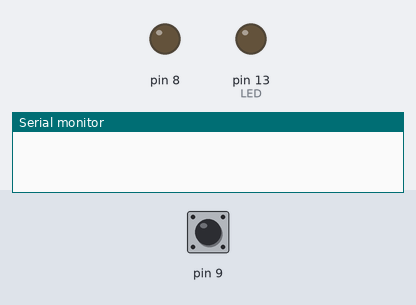
This sketch was run on a simulated Arduino Mega 2560, built with avr-gcc and run on an emulated ATmega2560. On the bench: output pins drawn as LEDs (lit = HIGH), the last lines printed to the serial monitor. The inputs (shaded band) are chosen by the test bench; at power-on: pin 9 HIGH.

Above: at 0.8 s.
0.9 s: pin 9 pulled LOW for 3.2 s
At 4.6 s:
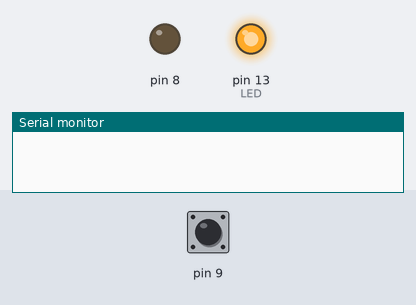
5.6 s: pin 9 pulled LOW for 3.2 s
At 8.5 s:
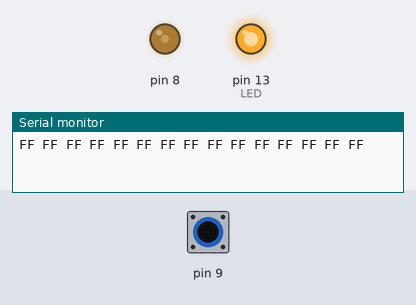
10.3 s: pin 9 pulled LOW for 1 s
At 11.7 s:
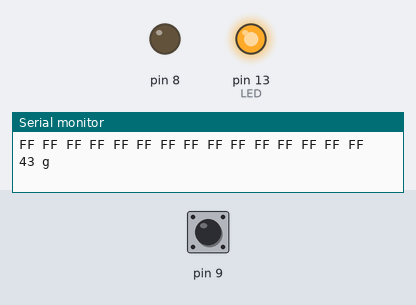
Timing chart, 0 to 13.3 s (numbered marks = the images above; inputs shaded):
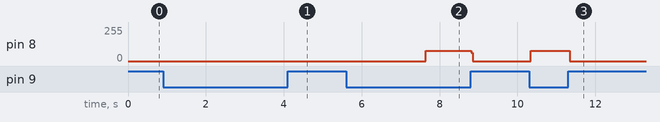

Measured:
- after the input at 0.9 s, pin 13 (LED): LOW → HIGH after 3.0 s
- after the input at 5.6 s, pin 8: 0/255 → 76/255 after 2.0 s, → 0/255 1.2 s later
- after the input at 10.3 s, pin 8: 0/255 → 76/255 at once, → 0/255 1.0 s later

The sketch:

ArdFoodMangSketch.ino
```cpp
/*

  PN532 reads the tag by Arduino mega/Leonardo
  command list:

  #wake up reader
  send: 55 55 00 00 00 00 00 00 00 00 00 00 00 00 00 00 ff 03 fd d4 14 01 17 00
  return: 00 00 FF 00 FF 00 00 00 FF 02 FE D5 15 16 00

  #get firmware
  send: 00 00 FF 02 FE D4 02 2A 00
  return: 00 00 FF 00 FF 00 00 00 FF 06 FA D5 03 32 01 06 07 E8 00

  #read the tag
  send: 00 00 FF 04 FC D4 4A 01 00 E1 00
  return: 00 00 FF 00 FF 00 00 00 FF 0C F4 D5 4B 01 01 00 04 08 04 XX XX XX XX 5A 00
  XX is tag.

*/

const unsigned char wake[24] = {0x55, 0x55, 0x00, 0x00, 0x00, 0x00, 0x00, 0x00, 0x00, 0x00, 0x00, 0x00, 0x00, 0x00, 0x00, 0x00, 0xff, 0x03, 0xfd, 0xd4, 0x14, 0x01, 0x17, 0x00}; //wake up NFC module
const unsigned char firmware[9] = {0x00, 0x00, 0xFF, 0x02, 0xFE, 0xD4, 0x02, 0x2A, 0x00}; //
const unsigned char tag[11] = {0x00, 0x00, 0xFF, 0x04, 0xFC, 0xD4, 0x4A, 0x01, 0x00, 0xE1, 0x00}; //detecting tag command

unsigned char receive_ACK[25];//Command receiving buffer
int inByte = 0;               //incoming serial byte buffer

int LED = 13;
long Weight = 0;    //定义一个变量用于存放承重的重量，单位为g
int Weighti = 0;

#include "HX711.h"          //调用24bitAD HX711库 秤
HX711 HX711_CH0(8, 9, 750); //SCK,DT,GapValue
//SCK引脚用于arduino和HX711模块通讯的时序提供
//DT引脚用于从HX711读取AD的数据
//GapValue用于校准输出的重量值，如果数值偏大就加大该值，如果数据偏小就减小该值

#if defined(ARDUINO) && ARDUINO >= 100
#include "Arduino.h"
#define print1Byte(args) Serial1.write(args)
#define print1lnByte(args)  Serial1.write(args),Serial1.println()
#else
#include "WProgram.h"
#define print1Byte(args) Serial1.print(args,BYTE)
#define print1lnByte(args)  Serial1.println(args,BYTE)
#endif

void setup()
{
  Serial2.begin(115200);           //设定串口输出波特率
  Serial.begin(9600); // open serial锛宻et Baund rate 9600 bps
  Serial1.begin(115200);

  //称重
  pinMode(LED, OUTPUT);        //设定LED是输出引脚
  digitalWrite(LED, LOW);     //LED熄灭
  //Serial.print("Welcome to use!\n");
  HX711_CH0.begin();          //读取传感器支架毛重
  delay(3000);                //延时3s用于传感器稳定
  HX711_CH0.begin();          //重新读取传感器支架毛重用于后续计算
  digitalWrite(LED, HIGH);    //板载LED点亮，说明可以承重
  //NFC
  //Serial2.begin(115200);
  wake_card();
  delay(100);
  array_ACK(35);
  delay(100);
  dsplay(15);

}

void loop()
{

  //NFC
  if (Serial2.available() > 0)
  {
    Serial.println("Serial2>0");
    byte getrad[4];
    for (int i = 0; i < 4; i++)
    {
      getrad[i] = Serial2.read();
      //SerialUSB.println(getrad[i]);
    }
    inByte = bytesToInt(getrad, 4);
    // get incoming byte:
    //inByte = Serial2.read();
    if (inByte == 1)//1读卡
    {
      read_tag();
      delay(100);
      Serial.println("start！");
      array_ACK(25);
      delay(100);
      Serial.println("end ");
      dsplay(25);
    }
    else if (inByte == 2)//2写
    {
      firmware_version();
      delay(100);
      array_ACK(19);
      delay(100);
      dsplay(19);
    }
    delay(1000);
  }
  //称重
  Weight = HX711_CH0.Get_Weight();//采样当前传感器重量，该重量已经自动去皮，去皮值根据初始化程序中采样的值计算。
  if (Weight > 0)
  {
    Serial2.write(Weight);     //串口输出当前重量
    Serial2.println(" g");     //单位为g

    Serial.print(Weight);     //串口输出当前重量
    Serial.println(" g");     //单位为g
    delay(1000);
  }
}

void UART1_Send_Byte(unsigned char command_data)
{
  //Serial1.print(command_data);
  print1Byte(command_data);// command send to device
#if defined(ARDUINO) && ARDUINO >= 100
  Serial1.flush();// complete the transmission of outgoing serial data
#endif
}

void UART_Send_Byte(unsigned char command_data)//, unsigned charBYTE
{
  Serial.print(command_data, HEX);
  Serial2.print(command_data, HEX);
  Serial.print(" ");
}


void array_ACK(unsigned char temp)
{
  for (unsigned char i = 0; i < temp; i++)
  {
    receive_ACK[i] = Serial1.read();
    delay(100);
  }
}

void wake_card(void)
{
  unsigned char i;
  for (i = 0; i < 24; i++) //send command
    UART1_Send_Byte(wake[i]);
}

void firmware_version(void)
{
  unsigned char i;
  for (i = 0; i < 9; i++) //send command
    UART1_Send_Byte(firmware[i]);
}

void read_tag(void)
{
  unsigned char i;
  for (i = 0; i < 11; i++) //send command
    UART1_Send_Byte(tag[i]);
}

void dsplay(unsigned char tem)
{
  unsigned char i;
  for (i = 0; i < tem; i++) //send command
    UART_Send_Byte(receive_ACK[i]);
  Serial.println();
}

int bytesToInt(byte* bytes, int size)
{
  int ad = bytes[3] & 0xFF;
  ad |= ((bytes[2] << 8) & 0xFF00);
  ad |= ((bytes[1] << 16) & 0xFF0000);
  ad |= ((bytes[0] << 24) & 0xFF000000);
  return ad;
}
```

HX711.cpp
```cpp
#include "hx711.h"

HX711::HX711(int SCK_PIN,int DT_PIN,float GapValueIn)
{
    HX711_SCK = SCK_PIN;
	HX711_DT = DT_PIN;
	ValueGap = GapValueIn;
}

//****************************************************
//初始化HX711
//****************************************************
void HX711::begin()
{
	pinMode(HX711_SCK, OUTPUT);
	pinMode(HX711_DT, INPUT);

	Get_Maopi();
}

int HX711::Pressed(int AlarmValue)
{
	if(Get_Weight() >= AlarmValue && CurrentAlarm == 0)
	{
		CurrentAlarm = 1;
		return 1;
	}
	else if(Get_Weight() < AlarmValue)
	{
		CurrentAlarm = 0;
		return 0;
	}

	return 0;
}

//****************************************************
//获取毛皮重量
//****************************************************
void HX711::Get_Maopi()
{
	Weight_Maopi = HX711_Read();
}

//****************************************************
//称重
//****************************************************
long HX711::Get_Weight()
{
	HX711_Buffer = HX711_Read();

	Weight_Shiwu = HX711_Buffer;
	Weight_Shiwu = Weight_Shiwu - Weight_Maopi;				//获取实物的AD采样数值。

	Weight_Shiwu = (long)((float)Weight_Shiwu/ValueGap+0.05);

	return Weight_Shiwu;
}


int HX711::Get_Weight_int()
{
  long a = Get_Weight();
  int b = (int)a;
  return b ;
  }

//****************************************************
//读取HX711
//****************************************************
unsigned long HX711::HX711_Read()	//增益128
{
	unsigned long count;
	unsigned char i;
	bool Flag = 0;

	digitalWrite(HX711_DT, HIGH);
	delayMicroseconds(1);

	digitalWrite(HX711_SCK, LOW);
	delayMicroseconds(1);

  	count=0;
  	while(digitalRead(HX711_DT));
  	for(i=0;i<24;i++)
	{
	  	digitalWrite(HX711_SCK, HIGH);
		delayMicroseconds(1);
	  	count=count<<1;
		digitalWrite(HX711_SCK, LOW);
		delayMicroseconds(1);
	  	if(digitalRead(HX711_DT))
			count++;
	}
 	digitalWrite(HX711_SCK, HIGH);
	delayMicroseconds(1);
	digitalWrite(HX711_SCK, LOW);
	delayMicroseconds(1);
	count ^= 0x800000;
	return(count);
}
```

HX711.h
```cpp
#ifndef __HX711__H__
#define __HX711__H__

#include <Arduino.h>


class HX711
{
public:
	HX711(int SCK_PIN,int DT_PIN,float GapValueIn=44);
	long Get_Weight();
  int Get_Weight_int();
	void begin();
	int Pressed(int AlarmValue);

	int HX711_SCK;
	int HX711_DT;
	float ValueGap;
	long HX711_Buffer;
	long Weight_Maopi;
	long Weight_Shiwu;
	int CurrentAlarm;
private:
	void Get_Maopi();
	unsigned long HX711_Read();

};

#endif
```
